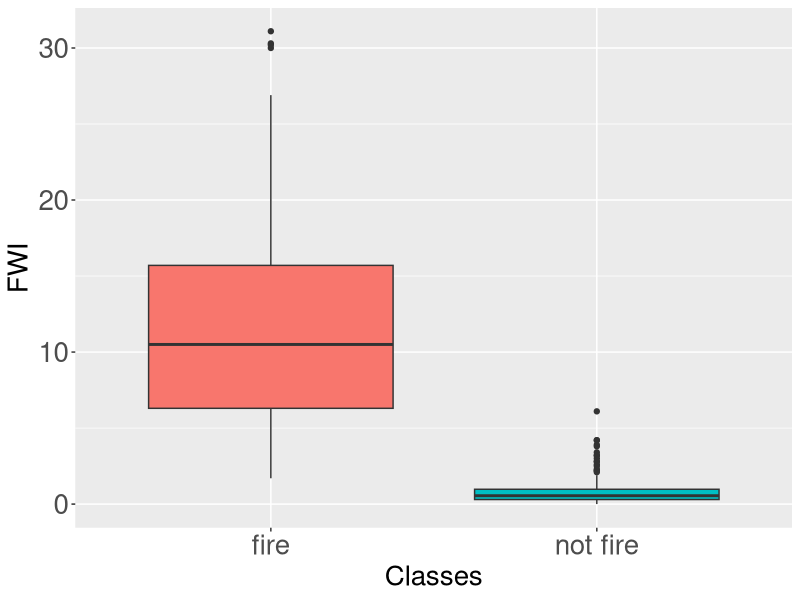
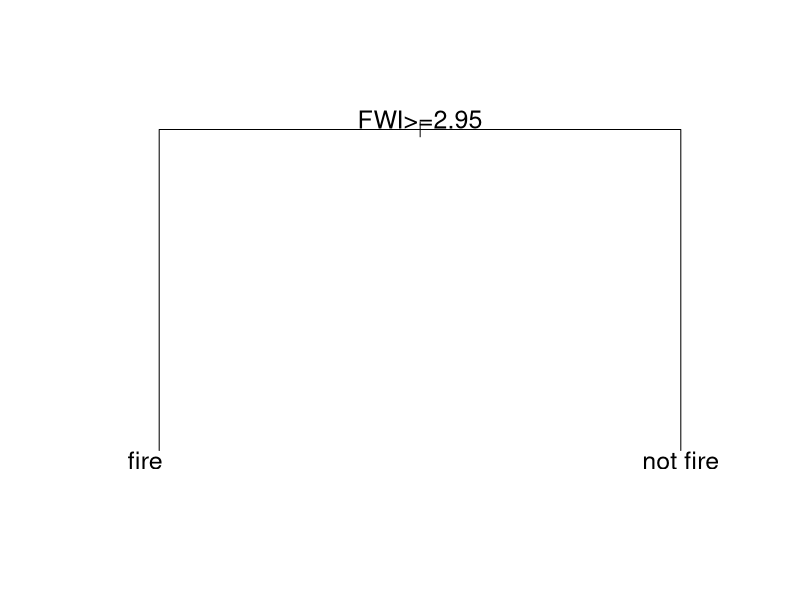

R code for these plots, in order:
### data font https://archive.ics.uci.edu/ml/datasets/Algerian+Forest+Fires+Dataset++#
##First install the packages that will be used

if(!require(tidyverse)) install.packages("tidyverse", repos = "http://cran.us.r-project.org")
if(!require(caret)) install.packages("caret", repos = "http://cran.us.r-project.org")
if(!require(randomForest)) install.packages("randomForest", repos = "http://cran.us.r-project.org")

library(tidyverse)
library(caret)
library(randomForest)

#This following line maybe need to be changed to mach the place where you stored the 
#data in your computer #I will provide the data in a csv file
setwd("~/Data_science/9-Capstone/Algerian_Fires") 
raw <- read_csv("Algerian_forest_fires_dataset_UPDATE.csv") #reading the file
head(raw) #checking if this was read properly

#The next line will make some changes in the data
#First it will remove the missing data (NA value), then it will convert the outcomes to factors and 
#the one variable that was read as 'char' to 'dbl'
data<- raw %>% filter(!is.na(FWI)) %>% 
  mutate(Classes = factor(Classes, levels = c("fire","not fire")), DC = as.double(DC))

head(data) #Checking the data

#The input that will be used for classification is the Fire Weather Index in the column called "FWI"
#The outcomes expected are "fire" and "not fire" in the column "Classes"
#In the next line I will make a boxplot of the FWI values (the input)  for each class
#This has the objective of get an inside in how the input variable can be used as a classifier
data %>% ggplot(aes(Classes, FWI, fill = Classes)) + 
  geom_boxplot() +
  theme(
    axis.title.x = element_text(size = 20), #change the axis name size
    axis.text.x = element_text(size = 20), #change the axis test size
    axis.title.y = element_text(size = 20), #change the axis name size
    axis.text.y = element_text(size = 20), #change the axis test size
    legend.position = "none")  #hiding the legend since there is no point in showing this since the box names are in the x axis 
#Can you see that there is a clear separation between the dispersion of FWI values for each class?


####Test and training set####
# in this part of the code I will define 20% of my data set for test the algorithms
#set the seed because this is a good practice when dealing with random function
set.seed(1, sample.kind="Rounding") #If your R version is 3.5 or less you should use set.seed(1) instead
index <- createDataPartition(data$Classes, times = 1, p = 0.2, list =  FALSE) #participating the data
train<- data[-index,] #creating the train set
test<- data[index,] #creating the test set

####Decision Tree ####
#in this section I will train my first classification algorithm: the classification tree
set.seed(10, sample.kind="Rounding")  #If your R version is 3.5 or less you should use set.seed(10) instead
fit_tree = train(Classes ~ FWI, 
                  data=train,                     #training the model
                  method="rpart", 
                  trControl = trainControl(method = "cv")) 


# the following to lines will be used to plot the tree
plot(fit_tree$finalModel, margin = 0.1)
text(fit_tree$finalModel, cex = 1.5)

predict_tree <- predict(fit_tree, test) #predicting the outcomes from the test set

confusionMatrix(predict_tree, test$Classes) #printing the confusion matrix


#### Random Forest####
#next classification algorithm is random forest
set.seed(10, sample.kind="Rounding")  #If your R version is 3.5 or less you should use set.seed(10) instead
fit_forest <- train(Classes ~ FWI, 
                    data=train,                   #training the forest
                    method="rf", 
                    trControl = trainControl(method = "cv")) 


predict_forest <- predict(fit_forest, test)  #predicting the outcomes from the test set

confusionMatrix(predict_forest, test$Classes) #printing the confusion matrix

